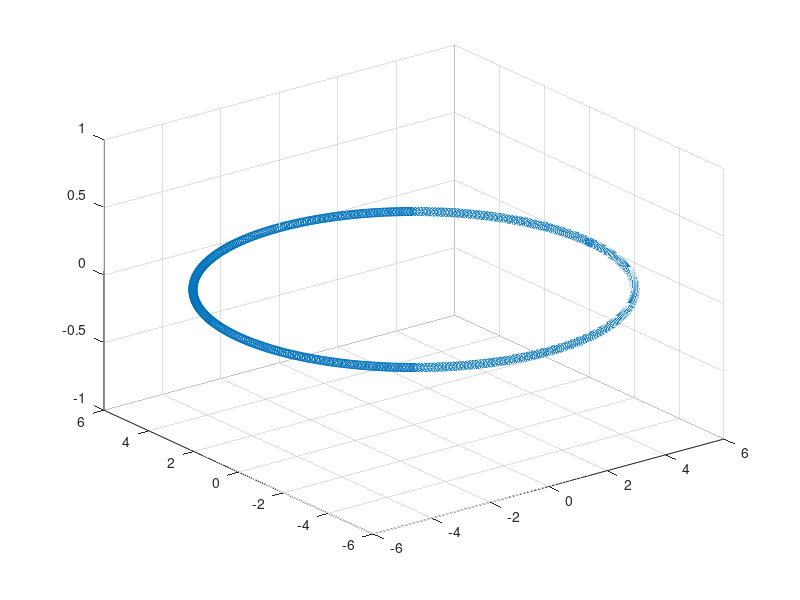

The MATLAB source for this figure: (Note: this script raises an error after producing the figure.)
% Runs a circle around a cube

clear
close all
clc

%circle parameters
R = 6; %radius
N = 1000; %number of images
inc = 0; %inclination (not a real orbital inclination)
Revs = 2; %number of revolutions around the cube

theta = linspace(0,2*pi*Revs,N);
x = zeros(3,N);
for ii = 1:N
    x(1,ii) = R*cos(theta(ii));
    x(2,ii) = R*sin(theta(ii));
    % x(3,ii) = inc*sin(4*theta(ii));
    x(3,ii) = inc;
end

figure
scatter3(x(1,:),x(2,:),x(3,:))

% Create the cube
P = [1; 0; 0];
s = 0.5;
sw = 0.05;
fc = [1 0 0;
    0 1 0;
    0 0 1;
    1 1 0;
    1 0 1;
    0 1 1];

ec = [.1 .1 .1];
C = createCube(P, s, sw, fc, ec);

%create more cubes
P2 = [0; 0; -3];
C2 = createCube(P2, s, sw, fc, ec);

P3 = [1; -1; 0];
C3 = createCube(P3, s, sw, fc, ec);

P4 = [0; 2; .5];
C4 = createCube(P4, s, sw, fc, ec);

P5 = [-1; 0; 0];
C5 = createCube(P5, s, sw, fc, ec);

P6 = [.4; -1; .4];
C6 = createCube(P6, s, sw, fc, ec);

%create an all encompassing rectangular prism
s = [14; 14; 12];
sw = .1;
C7 = createRectangularPrism([0, 0, 0]', s, sw, fc, ec, true);

%cube cell array
CArray = cell(2,1);
CArray{1} = C;
CArray{2} = C2;
CArray{3} = C3;
CArray{4} = C4;
CArray{5} = C5;
CArray{6} = C6;
CArray{7} = C7;

% createPixelVectors and camera information
f = 500;
width = 640;
height = 480;
sz = [width, height];
px = width/2;
py = height/2;
K = [f, 0, px;
    0, f, py;
    0, 0, 1];

V = createPixelVectors(K,width,height);

%run through and create an image at each point, always pointing towards the
%center
v = [0; 0; 1];
figure
tic
for ii = 1:N
   
    %create the quaternion for this location
    imFoc = [0 0 0]'; %point the image is centered on
    vec2cent = imFoc - x(:,ii);
    r = vrrotvec(v, imFoc - x(:,ii));
%     theta = atan2(vec2cent(2),vec2cent(1));
%     q = angle2quat(theta,-pi/2,0,'ZXY');
%     q = quatconj(q);
    q = axang2quat(r);
    
    imgRGBD = createImage(CArray, x(:,ii), q', V, sz, K);
    
    %extract RGB info
    img = imgRGBD(:,:,1:3);
    
    %filter and display
    imgFilt = imgaussfilt(img,1.2);
    imshow(imgFilt);
    
    imshow(imgFilt);
    
    imwrite(imgFilt,strcat('images/cubeCircling',num2str(ii,'%04i'),'.jpg'))
    
    disp('Percent Complete:')
    disp(ii/N*100)

end
toc
